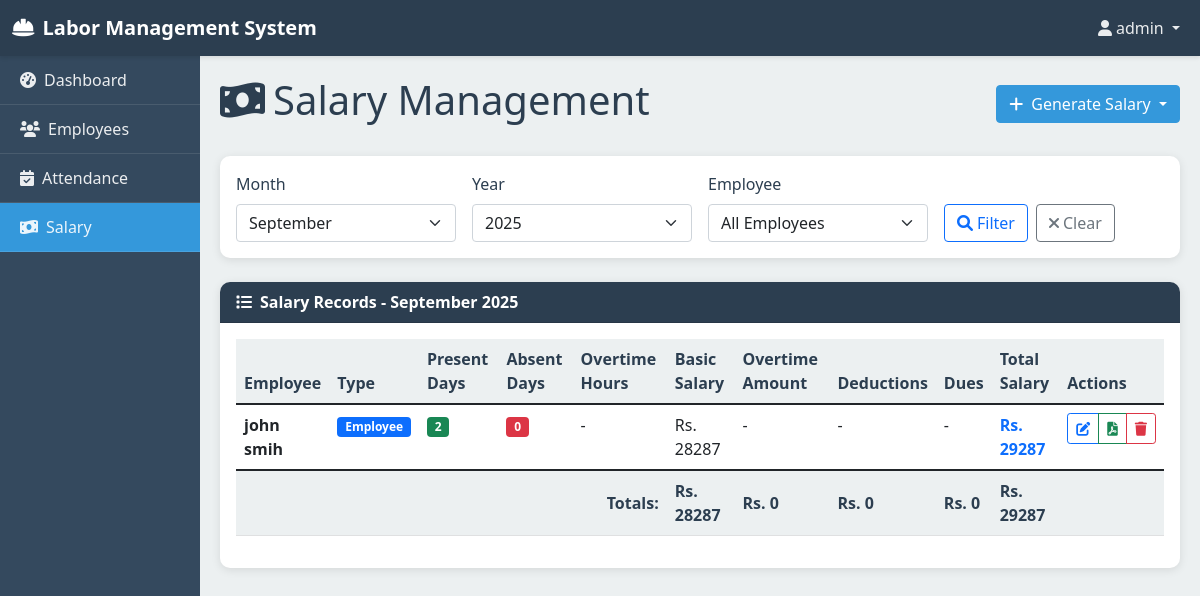
The page /salary/ (signed in) on the database its author committed.
### salary/models.py (models this page shows, shortened)
class SalaryRecord(models.Model):
    employee = models.ForeignKey(Employee, on_delete=models.CASCADE)
    month = models.IntegerField()
    year = models.IntegerField()
    basic_salary = models.DecimalField(max_digits=10, decimal_places=2)
    overtime_amount = models.DecimalField(max_digits=10, decimal_places=2, default=0)
    tea_allowance = models.DecimalField(max_digits=10, decimal_places=2, default=1000)
    advance_taken = models.DecimalField(max_digits=10, decimal_places=2, default=0)
    deductions = models.DecimalField(max_digits=10, decimal_places=2, default=0)
    dues = models.DecimalField(max_digits=10, decimal_places=2, default=0)
    total_salary = models.DecimalField(max_digits=10, decimal_places=2)
    days_present = models.IntegerField(default=0)
    days_absent = models.IntegerField(default=0)
    half_days = models.IntegerField(default=0)
    overtime_hours = models.DecimalField(max_digits=6, decimal_places=2, default=0)
    late_penalty_hours = models.DecimalField(max_digits=6, decimal_places=2, default=0)
    total_late_days = models.IntegerField(default=0)  # <-- Added field
    notes = models.TextField(blank=True)
    created_at = models.DateTimeField(auto_now_add=True)
    updated_at = models.DateTimeField(auto_now=True)
    class Meta:
        unique_together = ['employee', 'month', 'year']
        ordering = ['-year', '-month', 'employee__name']

### employees/models.py (models this page shows, shortened)
class Employee(models.Model):
    EMPLOYEE_TYPES = [
        ('employee', 'Employee'),
        ('labor', 'Labor'),
    ]
    name = models.CharField(max_length=100)
    last_name = models.CharField(max_length=100)
    joining_date = models.DateField()
    age = models.IntegerField(validators=[MinValueValidator(18)])
    salary = models.DecimalField(max_digits=10, decimal_places=2)
    employee_type = models.CharField(max_length=10, choices=EMPLOYEE_TYPES)
    is_active = models.BooleanField(default=True)
    created_at = models.DateTimeField(auto_now_add=True)
    updated_at = models.DateTimeField(auto_now=True)
    @property
    def full_name(self):
        return f"{self.name} {self.last_name}"
    class Meta:
        ordering = ['-created_at']

### salary/views.py (the view)
# urls.py: path('', views.salary_list, name='list'),
@login_required
def salary_list(request):
    month_filter = request.GET.get('month', datetime.now().month)
    year_filter = request.GET.get('year', datetime.now().year)
    employee_filter = request.GET.get('employee')
    try:
        month_filter = int(month_filter)
        year_filter = int(year_filter)
    except (ValueError, TypeError):
        month_filter = datetime.now().month
        year_filter = datetime.now().year
    salary_records = SalaryRecord.objects.filter(month=month_filter, year=year_filter)
    if employee_filter:
        salary_records = salary_records.filter(employee_id=employee_filter)
    totals = salary_records.aggregate(
        total_basic=Sum('basic_salary'),
        total_overtime=Sum('overtime_amount'),
        total_tea=Sum('tea_allowance'),
        total_advance=Sum('advance_taken'),
        total_deductions=Sum('deductions'),
        total_dues=Sum('dues'),
        grand_total=Sum('total_salary'),
    )
    employees = Employee.objects.filter(is_active=True).order_by('name')
    current_year = datetime.now().year
    years = range(current_year - 2, current_year + 3)
    months = [
        (1, 'January'), (2, 'February'), (3, 'March'), (4, 'April'),
        (5, 'May'), (6, 'June'), (7, 'July'), (8, 'August'),
        (9, 'September'), (10, 'October'), (11, 'November'), (12, 'December')
    ]
    context = {
        'salary_records': salary_records,
        'totals': totals,
        'employees': employees,
        'selected_month': month_filter,
        'selected_year': year_filter,
        'selected_employee': employee_filter,
        'years': years,
        'months': months,
    }
    return render(request, 'salary/list.html', context)

### templates/salary/list.html (shortened to what this page needs)
{% extends 'base.html' %}
{% block content %}
<div class="d-flex justify-content-between align-items-center mb-4">
    <h1><i class="fas fa-money-bill-wave me-2"></i>Salary Management</h1>
    <div class="btn-group">
        <button type="button" class="btn btn-primary dropdown-toggle" data-bs-toggle="dropdown">
            <i class="fas fa-plus me-2"></i>Generate Salary
        </button>
    </div>
</div>
<div class="card mb-4">
    <div class="card-body">
        <form method="get" class="row g-3">
            <div class="col-md-3">
                <label for="month" class="form-label">Month</label>
                <select class="form-select" id="month" name="month">
                    {% for month_num, month_name in months %}
                        <option value="{{ month_num }}" {% if month_num == selected_month %}selected{% endif %}>
                            {{ month_name }}
                        </option>
                    {% endfor %}
                </select>
            </div>
            <div class="col-md-3">
                <label for="year" class="form-label">Year</label>
                <select class="form-select" id="year" name="year">
                    {% for year in years %}
                        <option value="{{ year }}" {% if year == selected_year %}selected{% endif %}>
                            {{ year }}
                        </option>
                    {% endfor %}
                </select>
            </div>
            <div class="col-md-3">
                <label for="employee" class="form-label">Employee</label>
                <select class="form-select" id="employee" name="employee">
                    <option value="">All Employees</option>
                </select>
            </div>
            <div class="col-md-3 d-flex align-items-end">
                <button type="submit" class="btn btn-outline-primary me-2">
                    <i class="fas fa-search me-1"></i>Filter
                </button>
                <a href="{% url 'salary:list' %}" class="btn btn-outline-secondary">
                    <i class="fas fa-times me-1"></i>Clear
                </a>
            </div>
        </form>
    </div>
</div>
<div class="card">
    <div class="card-header">
        <i class="fas fa-list me-2"></i>Salary Records -
        {% for month_num, month_name in months %}
            {% if month_num == selected_month %}{{ month_name }}{% endif %}
        {% endfor %} {{ selected_year }}
    </div>
    <div class="card-body">
        {% if salary_records %}
            <div class="table-responsive">
                <table class="table table-hover">
                    <thead>
                        <tr>
                            <th>Employee</th>
                            <th>Type</th>
                            <th>Present Days</th>
                            <th>Absent Days</th>
                            <th>Overtime Hours</th>
                            <th>Basic Salary</th>
                            <th>Overtime Amount</th>
                            <th>Deductions</th>
                            <th>Dues</th>
                            <th>Total Salary</th>
                            <th>Actions</th>
                        </tr>
                    </thead>
                    <tbody>
                        {% for record in salary_records %}
                        <tr>
                            <td><strong>{{ record.employee.full_name }}</strong></td>
                            <td>
                                <span class="badge bg-{% if record.employee.employee_type == 'labor' %}success{% else %}primary{% endif %}">
                                    {{ record.employee.get_employee_type_display }}
                                </span>
                            </td>
                            <td><span class="badge bg-success">{{ record.days_present }}</span></td>
                            <td><span class="badge bg-danger">{{ record.days_absent }}</span></td>
                            <td>
                                {% if record.overtime_hours %}
                                    <span class="text-warning">{{ record.overtime_hours|floatformat:1 }}h</span>
                                {% else %}-{% endif %}
                            </td>
                            <td>Rs. {{ record.basic_salary|floatformat:0 }}</td>
                            <td>
                                {% if record.overtime_amount %}
                                    <span class="text-success">Rs. {{ record.overtime_amount|floatformat:0 }}</span>
                                {% else %}-{% endif %}
                            </td>
                            <td>
                                {% if record.deductions %}
                                    <span class="text-danger">Rs. {{ record.deductions|floatformat:0 }}</span>
                                {% else %}-{% endif %}
                            </td>
                            <td>
                                {% if record.dues %}
                                    <span class="text-info">Rs. {{ record.dues|floatformat:0 }}</span>
                                {% else %}-{% endif %}
                            </td>
                            <td><strong class="text-primary">Rs. {{ record.total_salary|floatformat:0 }}</strong></td>
                            <td>
                                <div class="btn-group" role="group">
                                    <a href="{% url 'salary:edit' record.pk %}" class="btn btn-sm btn-outline-primary">
                                        <i class="fas fa-edit"></i>
                                    </a>
                                    <a href="{% url 'salary:pdf' record.pk %}" class="btn btn-sm btn-outline-success">
                                        <i class="fas fa-file-pdf"></i>
                                    </a>
                                    <a href="{% url 'salary:delete' record.pk %}" class="btn btn-sm btn-outline-danger">
                                        <i class="fas fa-trash"></i>
                                    </a>
                                </div>
                            </td>
                        </tr>
                        {% endfor %}
                    </tbody>
                    <tfoot>
                        <tr class="table-light">
                            <th colspan="5" class="text-end">Totals:</th>
                            <th>Rs. {{ totals.total_basic|default:0|floatformat:0 }}</th>
                            <th>Rs. {{ totals.total_overtime|default:0|floatformat:0 }}</th>
                            <th>Rs. {{ totals.total_deductions|default:0|floatformat:0 }}</th>
                            <th>Rs. {{ totals.total_dues|default:0|floatformat:0 }}</th>
                            <th><strong>Rs. {{ totals.grand_total|default:0|floatformat:0 }}</strong></th>
                            <th></th>
                        </tr>
                    </tfoot>
                </table>
            </div>
        {% endif %}
    </div>
</div>
{% endblock %}

### templates/base.html (shortened to what this page needs)
<!DOCTYPE html>
<html lang="en">
<head>
    <link href="https://cdn.jsdelivr.net/npm/bootstrap@5.1.3/dist/css/bootstrap.min.css" rel="stylesheet">
    <link href="https://cdnjs.cloudflare.com/ajax/libs/font-awesome/6.0.0/css/all.min.css" rel="stylesheet">
</head>
<body>
    {% if user.is_authenticated %}
        <nav class="navbar navbar-expand-lg navbar-dark">
            <div class="container-fluid">
                <a class="navbar-brand" href="{% url 'dashboard' %}">
                    <i class="fas fa-hard-hat me-2"></i>Labor Management System
                </a>
                <div class="collapse navbar-collapse" id="navbarNav">
                    <ul class="navbar-nav ms-auto">
                        <li class="nav-item dropdown">
                            <a class="nav-link dropdown-toggle" href="#" id="navbarDropdown" role="button" data-bs-toggle="dropdown">
                                <i class="fas fa-user me-1"></i>{{ user.username }}
                            </a>
                        </li>
                    </ul>
                </div>
            </div>
        </nav>
        <div class="container-fluid">
            <div class="row">
                <div class="col-md-2 sidebar">
                    <nav class="nav flex-column">
                        <a class="nav-link {% if request.resolver_match.url_name == 'dashboard' %}active{% endif %}" href="{% url 'dashboard' %}">
                            <i class="fas fa-tachometer-alt me-2"></i>Dashboard
                        </a>
                        <a class="nav-link {% if 'employees' in request.resolver_match.namespace %}active{% endif %}" href="{% url 'employees:list' %}">
                            <i class="fas fa-users me-2"></i>Employees
                        </a>
                        <a class="nav-link {% if 'attendance' in request.resolver_match.namespace %}active{% endif %}" href="{% url 'attendance:list' %}">
                            <i class="fas fa-calendar-check me-2"></i>Attendance
                        </a>
                        <a class="nav-link {% if 'salary' in request.resolver_match.namespace %}active{% endif %}" href="{% url 'salary:list' %}">
                            <i class="fas fa-money-bill-wave me-2"></i>Salary
                        </a>
                    </nav>
                </div>
                <div class="col-md-10 main-content">
                    {% block content %}
                    {% endblock %}
                </div>
            </div>
        </div>
    {% endif %}
</body>
</html>

### templates/base.html (style rules this page uses)
:root { --primary-color: #2c3e50; --secondary-color: #34495e; --accent-color: #3498db; --success-color: #27ae60; --warning-color: #f39c12; --danger-color: #e74c3c; --light-bg: #ecf0f1; --dark-text: #2c3e50; }
body { font-family: 'Segoe UI', Tahoma, Geneva, Verdana, sans-serif; background-color: var(--light-bg); color: var(--dark-text); }
.navbar { background-color: var(--primary-color) !important; box-shadow: 0 2px 4px rgba(0,0,0,0.1); }
.navbar-brand { font-weight: bold; color: white !important; }
.nav-link { color: rgba(255,255,255,0.9) !important; transition: color 0.3s ease; }
.sidebar { background-color: var(--secondary-color); min-height: calc(100vh - 56px); padding: 0; }
.sidebar .nav-link { color: rgba(255,255,255,0.8); padding: 12px 20px; border-bottom: 1px solid rgba(255,255,255,0.1); transition: all 0.3s ease; }
.sidebar .nav-link.active { background-color: var(--accent-color); color: white; }
.main-content { padding: 20px; }
.card { border: none; border-radius: 10px; box-shadow: 0 2px 10px rgba(0,0,0,0.1); margin-bottom: 20px; }
.card-header { background-color: var(--primary-color); color: white; border-radius: 10px 10px 0 0 !important; font-weight: 600; }
.btn-primary { background-color: var(--accent-color); border-color: var(--accent-color); }
.table { background-color: white; }
.table th { background-color: var(--light-bg); border-top: none; font-weight: 600; color: var(--dark-text); }

### rows shown on the page
SalaryRecord: employee.full_name "john smih", employee.employee_type "Employee", days_present "2", days_absent "0", basic_salary "28287", total_salary "29287"

### other values the page prints
{{ user.username }} "admin"
{{ month_name }} "September"
{{ selected_year }} "2025"
{{ totals.total_basic|default:0|floatformat:0 }} "28287"
{{ totals.total_overtime|default:0|floatformat:0 }} "0"
{{ totals.total_deductions|default:0|floatformat:0 }} "0"
{{ totals.total_dues|default:0|floatformat:0 }} "0"
{{ totals.grand_total|default:0|floatformat:0 }} "29287"
form field month "September"
form field year "2025"
